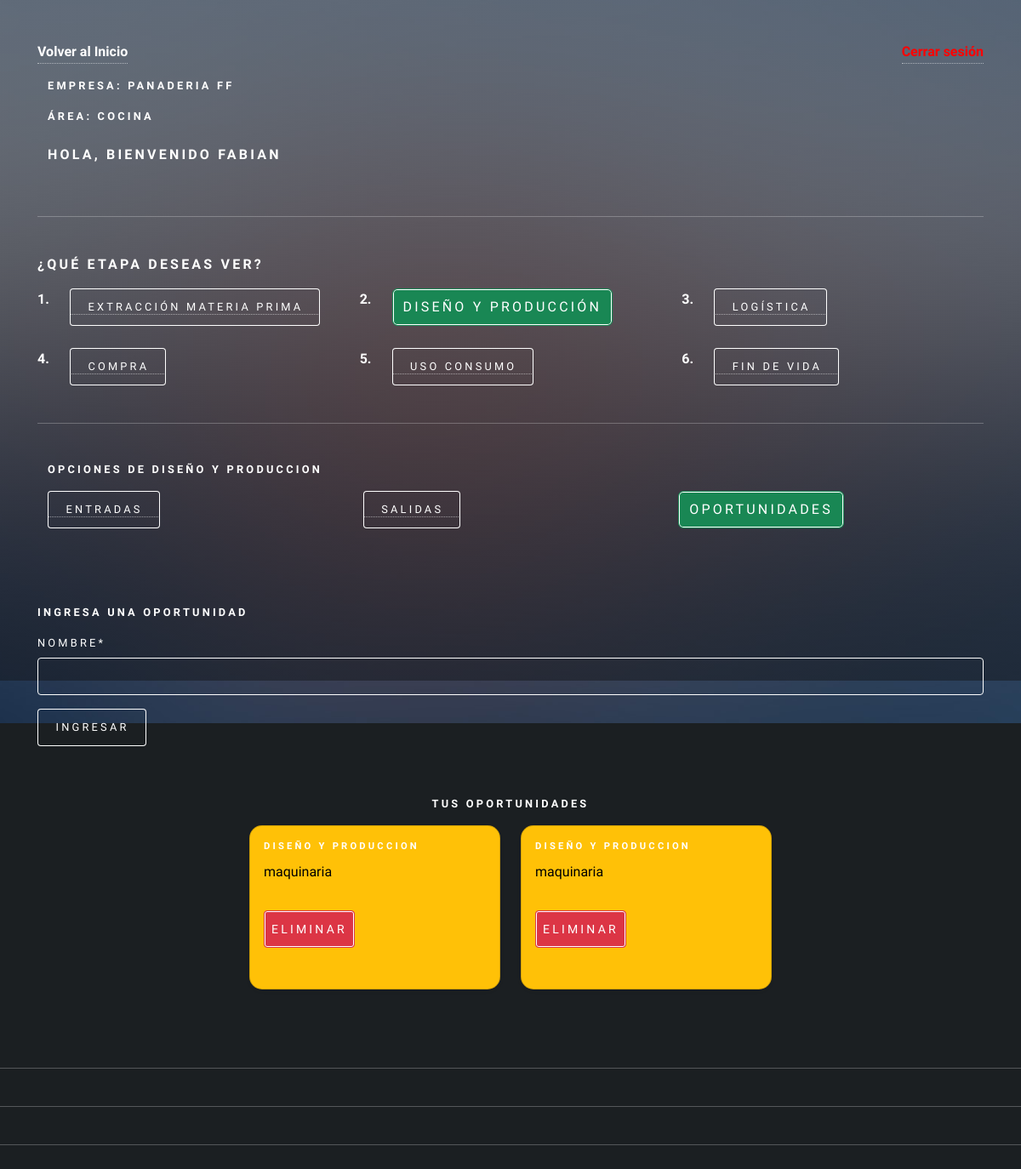
Screenshot of /agregar_oportunidad_diseño (signed in) with the database file from the repository.
### app/models.py (models this page shows, shortened)
class RegistroTrabajador(models.Model):
    usuario = models.ForeignKey(Usuario, on_delete=models.CASCADE)
    descripcion = models.TextField(max_length=160)
    id_area = models.ForeignKey(AreaEmpresa, on_delete=models.CASCADE)

class AreaEmpresa(models.Model):
    id_area = models.AutoField(primary_key=True)
    nombre  = models.CharField(max_length=20)
    productos = models.CharField(max_length=50)
    id_empresa = models.ForeignKey(Empresa, on_delete=models.CASCADE)
    calle = models.CharField(max_length=250)
    comuna = models.CharField(max_length=150)
    lat = models.IntegerField()
    long = models.IntegerField()

class Empresa(models.Model):
    id_empresa = models.AutoField(primary_key=True)
    nombre  = models.CharField(max_length=20)
    calle = models.CharField(max_length=250)
    comuna = models.CharField(max_length=150)
    lat = models.IntegerField()
    long = models.IntegerField()

class Oportunidades(models.Model):
    id_entrada = models.AutoField(primary_key=True)
    nombre  = models.CharField(max_length=50)
    fecha =  models.DateField(auto_now_add=True)
    etapa = models.ForeignKey(Etapa, on_delete=models.CASCADE)
    usuario =models.ForeignKey(Usuario, on_delete=models.CASCADE)
    id_area = models.ForeignKey(AreaEmpresa, on_delete=models.CASCADE)

class Etapa(models.Model):
    id_etapa = models.AutoField(primary_key=True)
    nombre  = models.CharField(max_length=50)
    fecha_inicio  = models.DateField()
    fecha_termino  = models.DateField()
    activo = models.BooleanField()
    def __str__(self):
        return self.nombre

### user/models.py (models this page shows, shortened)
class Usuario(AbstractUser):
    telefono = models.IntegerField(null=True)
    id_telegram = models.CharField(max_length=100, null=True, default=0)
    objects = UsuarioManager()

### app/forms.py
class OportunidadForm(forms.ModelForm):
    class Meta:
        model = Oportunidades
        fields = 'nombre',

### app/views.py (called while the page is built, shortened)
def agregarOportunidadDiseño(request):
    if request.user.is_authenticated:
        registros = RegistroTrabajador.objects.filter(usuario=request.user)
        etapa = Etapa.objects.values_list("id_etapa", flat=True).filter(nombre="Diseño y produccion")
        oportunidades = Oportunidades.objects.filter(usuario=request.user)
        areaTrabajador = RegistroTrabajador.objects.values_list("id_area", flat=True).filter(usuario = request.user)
        data = {
            'form': OportunidadForm(),
            'registros': registros,
            'oportunidad': oportunidades
        }
        return render(request,'autodiagnostico/diseñoProduccion/oportunidad/agregar_oportunidad.html', data)
    else:
        return render(request, 'autodiagnostico/diseñoProduccion/oportunidad/agregar_oportunidad.html')

### app/templates/autodiagnostico/diseñoProduccion/oportunidad/agregar_oportunidad.html (shortened to what this page needs)
{% extends 'autodiagnostico/diseñoProduccion/home_diseño.html' %}
{% load static %}
{% load crispy_forms_tags %}
{% block diseño %}
<div class="container">
    <form action="" method="post">
        <h4>Ingresa una oportunidad</h4>
        {{form | crispy}}
        <div>
            <input type="submit" class="btn btn-primary" value="ingresar">
        </div>
    </form>
</div>
<br>
<h4>Tus Oportunidades</h4>
<div class="row">
    {% for p in oportunidad %}
    {% if p.etapa.nombre == "Diseño y produccion" %}
        <div class="col">
            <div class="card text-bg-warning shadow-sm h-100" style="width: 295px;">
                <div class="card-body">
                    <h5 class="card-title">{{p.etapa}}</h5>
                    <p class="card-text">{{p.nombre}}</p>
                    <form action="{% url 'eliminar_oportunidad_diseño' p.id_entrada %}" method="post"
                    style="margin-top:10px;">
                    <button type="submit" class="btn btn-danger btn-sm">Eliminar
                    </button>
                    </form>
                </div>
            </div>
        </div>
    {% endif %}
    {% endfor %}
</div>
{% endblock diseño %}

### app/templates/autodiagnostico/auto_diagnostico.html (shortened to what this page needs)
{% load static %}
<!DOCTYPE HTML>
<html lang="es">
<head>
    <link href="https://cdn.jsdelivr.net/npm/bootstrap@5.2.0/dist/css/bootstrap.min.css" rel="stylesheet"
>
    <link rel="stylesheet" href="{% static 'css/main.css' %}" />
    <link rel="stylesheet" href="{% static 'css/style.css' %}">
</head>
<body class="is-preload">
    <div id="wrapper">
        <div class="container-sm">
            {% if user.is_authenticated %}
            <div class="d-flex justify-content-between align-items-center mb-3">
                <a id="home_admin" href="{% url 'home' %}">Volver al Inicio</a> <a href="{% url 'logout' %}"
                    id="cerrarSesion">Cerrar sesión</a>
            </div>
            {% if registros %}
            <div class="container-sm">
                <div class="row">
                    {% if user.is_staff %}
                    <h3>Bienvenido Admin, {{ user.first_name }}</h3>
                    {% else %}
                    {% for i in registros %}
                    <div class="mb-2">
                        <h4>Empresa: {{ i.id_area.id_empresa.nombre}}</h4>
                        <h4>Área: {{ i.id_area.nombre}}</h4>
                    </div>
                    <h3>Hola, bienvenido {{user.first_name}}</h3>
                    {% endfor %}
                    {% endif %}
                </div>
            </div>
            <hr>
            {% if not user.is_staff %}
            <h3>¿Qué etapa deseas ver?</h3>
            <div class="row">
                <div class="col-auto"><strong>1.</strong></div>
                <div class="col">
                    <a href="{% url 'extraccion_materiaPrima' %}"><button type="button" id="extraccion"
                            class="selected">Extracción Materia Prima</button></a>
                </div>
                <div class="col-auto"><strong>2.</strong></div>
                <div class="col">
                    <a href="{% url 'diseño_Produccion' %}"><button type="button" id="diseño">Diseño y
                            producción</button></a>
                </div>
                <div class="col-auto"><strong>3.</strong></div>
                <div class="col">
                    <a href="{% url 'logistica' %}"><button type="button" id="logistica">Logística</button></a>
                </div>
            </div>
            <br>
            <div class="row">
            <div class="col-auto"><strong>4.</strong></div>
            <div class="col">
                <a href="{% url 'compra' %}"><button type="button" id="compra">Compra</button></a>
            </div>
            <div class="col-auto"><strong>5.</strong></div>
            <div class="col">
                <a href="{% url 'uso_consumo' %}"><button type="button" id="uso">Uso consumo</button></a>
            </div>
            <div class="col-auto"><strong>6.</strong></div>
            <div class="col">
                <a href="{% url 'fin_vida' %}"><button type="button" id="fin">Fin de vida</button></a>
            </div>
        </div>
        {% endif %}
            <hr>
        {% block body %}{% endblock %}
    </div>
    {% else %}
    <h1>Registra la empresa y el area a la que perteneces!!!!</h1>
    <a href="{% url 'agregar_Area' user.id  %}"><button type="button">Aqui</button></a>
    {% endif %}
    {% else %}
    <h1>Inicia Sesion</h1>
    <p>Para acceder a tu Auto Diagnostico </p>
    <a href="{% url 'login'  %}"><button type="button">Inicia Sesion</button></a>
    {% endif %}
    <hr>
    <hr>
    <hr>
    <br>
    <br>
    <div id="bg"></div>
</body>
</html>

### static/css/style.css (style rules this page uses)
.card { background-color: rgba(27, 31, 34, 0.85); border-radius: 15px; }
#cerrarSesion { color: red; text-decoration: none; font-weight: bold; }
#home_admin { color: white; text-decoration: none; font-weight: bold; }

### rows the page displays
RegistroTrabajador: id_area.id_empresa.nombre "PANADERIA FF", id_area.nombre "COCINA"
Usuario: first_name "FABIAN"
Oportunidades: etapa "DISEÑO Y PRODUCCION", nombre "maquinaria"
Oportunidades: etapa "DISEÑO Y PRODUCCION", nombre "maquinaria"
